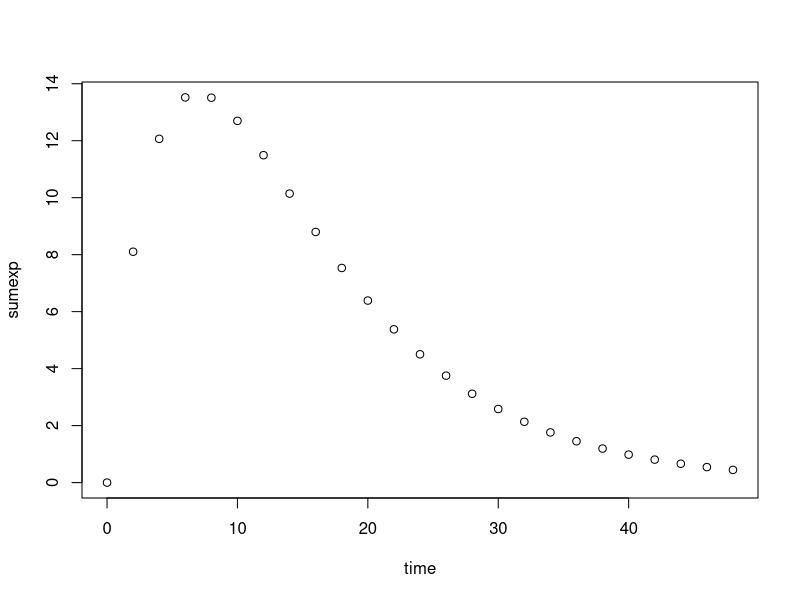
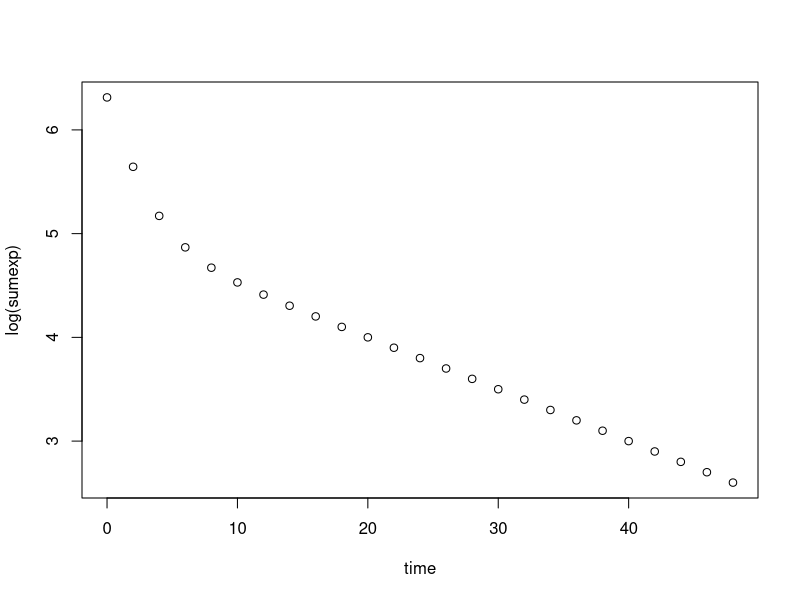
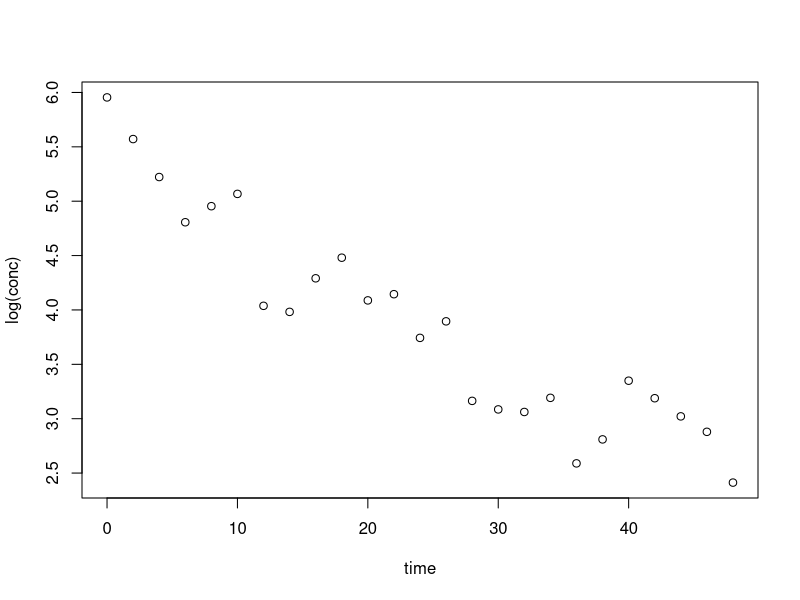
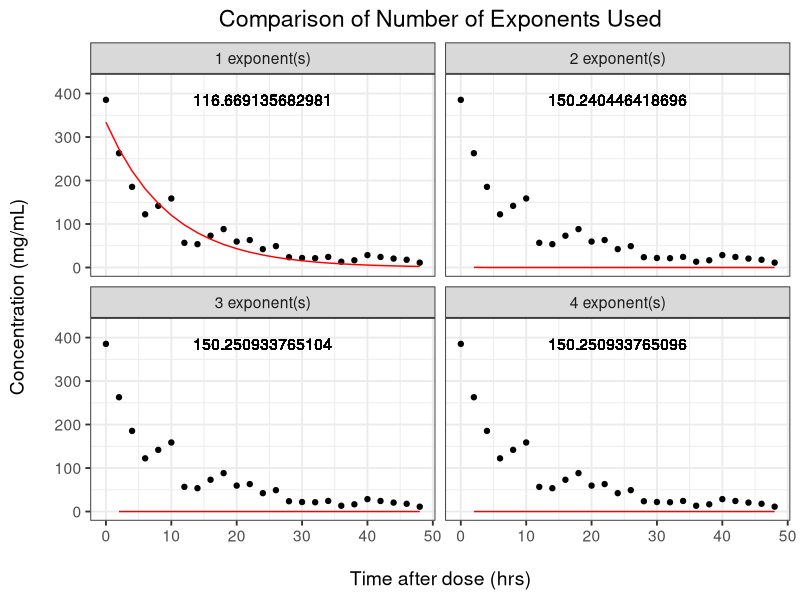
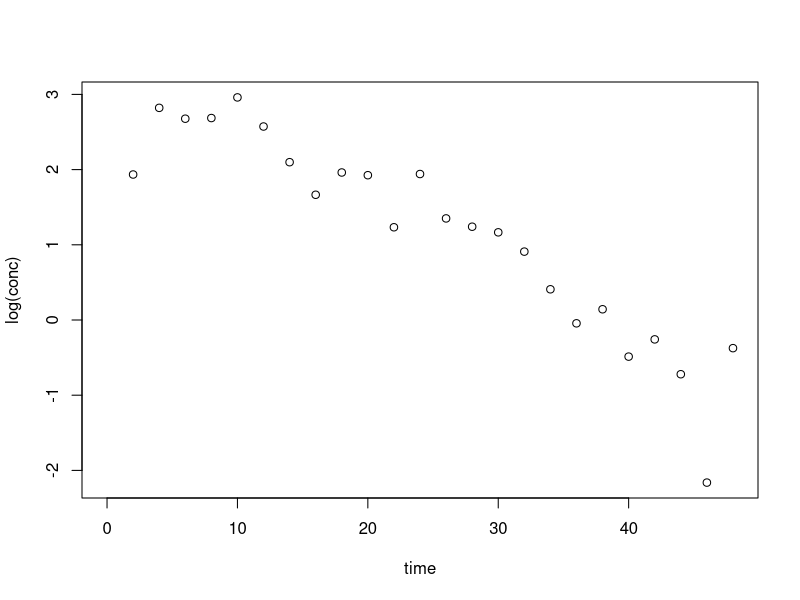
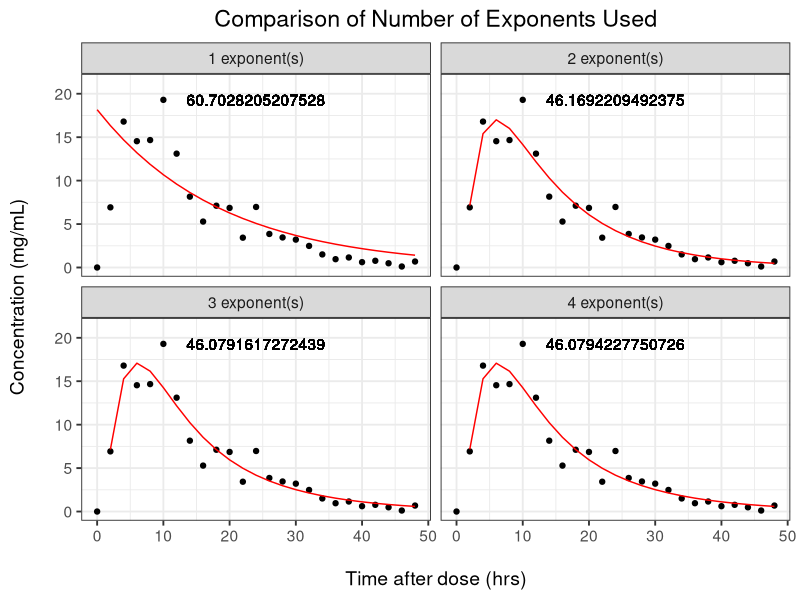

Write R code to recreate these figures, in order.
# Working out how to fit to PK data using sum of exponentials
# -----------------------------------------------------------------------------
# Email from Richard
# included excel spreadsheet using formulas to fit coefficients of linear
# equations

  library(plyr)
  library(ggplot2)
  theme_bw2 <- theme_set(theme_bw(base_size = 14))
  theme_update(plot.title = element_text(hjust = 0.5))

# Absorption Curve
  time.samp <- seq(0, 48, by = 2)
  absdata <- data.frame(
    time = time.samp,
    line1 = -0.2*time.samp + 4,
    line2 = -0.1*time.samp + 4
  )
  absdata$sumexp <- exp(absdata$line2) - exp(absdata$line1)
  with(absdata, plot(time, sumexp))

# 2 Compartment Curve
  twodata <- data.frame(
    time = time.samp,
    line1 = -0.5*time.samp + 6,
    line2 = -0.05*time.samp + 5
  )
  twodata$sumexp <- exp(twodata$line1) + exp(twodata$line2)
  with(twodata, plot(time, log(sumexp)))
# -----------------------------------------------------------------------------
# Setup OFV functions
# Flexible sum of coefficients function
  pred.sumexp <- function(x, t, subtract.last) {
    n <- length(x)/2
    for (i in 1:n) {
      if (!exists("yhat")) yhat <- exp(x[i]*t + x[n+i])
      else if (i != n | subtract.last == F) yhat <- yhat + exp(x[i]*t + x[n+i])
      else if (subtract.last == T) yhat <- yhat - exp(x[i]*t + x[n+i])
    }
    return(yhat)
  }

  # Flexible maximum likelihood estimmation
  mle.sumexp <- function(par, x, y, abs = F) {
    yhat <- pred.sumexp(par, x, abs)
    err <- y - yhat
    sigma <- sd(err)
    loglik <- dnorm(y, yhat, sigma, log = T)
    return(-1*sum(loglik))
  }

  multi.mle.sumexp <- function(data, absorp = F, comp = 3) {
    x <- data[which(data[, 2] != 0), 1]
    y <- data[which(data[, 2] != 0), 2]
    opt.par <- list(NULL)
    opt.val <- list(NULL)
    init.par <- unname(lm(log(y) ~ x)$coefficients)[c(2, 1)]
    for (i in 1:comp) {
      ss <- 0.05*(i - 1)
      optres <- optim(
        rep(init.par, each = i)*rep(seq(1 - ss, 1 + ss, length.out = i), 2),
        mle.sumexp,  # maximum likelihood fitting function
        method = "BFGS",
        x = x, y = y, abs = absorp
      )
      opt.par[[i]] <- optres$par
      opt.val[i] <- optres$value
    }
    res <- list(par = opt.par, value = opt.val)
    res
  }

  plot.sumexp <- function(res, data, absorp = F) {
    plotdata <- ldply(res$par, function(x) {
      data.frame(
        comp = as.factor(length(x)/2),
        time = data$time,
        cobs = data$conc,
        pred = pred.sumexp(x, data$time, absorp),
        objv = res$value[[length(x)/2]]
      )
    })
    levels(plotdata$comp) <- paste(levels(plotdata$comp), "exponent(s)")
    ylim <- c(0, 1.1*max(plotdata$cobs))
    xlim <- c(0, max(plotdata$time))

    plotobj <- NULL
    plotobj <- ggplot(data = plotdata)
    plotobj <- plotobj + ggtitle("Comparison of Number of Exponents Used")
    plotobj <- plotobj + geom_point(aes(x = time, y = cobs))
    plotobj <- plotobj + geom_line(aes(x = time, y = pred), colour = "red")
    plotobj <- plotobj + geom_text(aes(x = median(time), y = max(cobs), label = objv))
    plotobj <- plotobj + scale_y_continuous("Concentration (mg/mL)\n", lim = ylim)
    plotobj <- plotobj + scale_x_continuous("\nTime after dose (hrs)", lim = xlim)
    plotobj <- plotobj + facet_wrap(~comp)
    plotobj
  }

# -----------------------------------------------------------------------------
# Will require fitting to real data, parameters are slope and intercept
  err <- 1 + rnorm(n = length(time.samp), mean = 0, sd = 0.3)
  data1 <- data.frame(
    time = time.samp,
    conc = twodata$sumexp*err
  )
  with(data1, plot(time, log(conc)))

  all.res <- multi.mle.sumexp(data1, comp = 4)
  #with(all.res, which(unlist(value) == min(unlist(value))))  # best fit
  plot.sumexp(all.res, data1)

# -----------------------------------------------------------------------------
# Will require fitting to real data, parameters are slope and intercept
  err <- 1 + rnorm(n = length(time.samp), mean = 0, sd = 0.3)
  data2 <- data.frame(
    time = time.samp,
    conc = absdata$sumexp*err
  )
  with(data2, plot(time, log(conc)))

  all.res <- multi.mle.sumexp(data2, comp = 4, absorp = T)

  plot.sumexp(all.res, data2, absorp = T)
